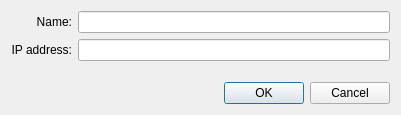
<?xml version="1.0" encoding="UTF-8"?>
<ui version="4.0">
 <class>NetworkDefinitionDialog</class>
 <widget class="QDialog" name="NetworkDefinitionDialog">
  <property name="geometry">
   <rect>
    <x>0</x>
    <y>0</y>
    <width>400</width>
    <height>115</height>
   </rect>
  </property>
  <property name="windowTitle">
   <string>Node definition</string>
  </property>
  <layout class="QGridLayout" name="gridLayout">
   <item row="0" column="0">
    <widget class="QLabel" name="labelName">
     <property name="text">
      <string>Name:</string>
     </property>
     <property name="alignment">
      <set>Qt::AlignRight|Qt::AlignTrailing|Qt::AlignVCenter</set>
     </property>
    </widget>
   </item>
   <item row="0" column="1">
    <widget class="QLineEdit" name="m_Name">
     <property name="maxLength">
      <number>32</number>
     </property>
    </widget>
   </item>
   <item row="1" column="0">
    <widget class="QLabel" name="labelIp">
     <property name="text">
      <string>IP address:</string>
     </property>
     <property name="alignment">
      <set>Qt::AlignRight|Qt::AlignTrailing|Qt::AlignVCenter</set>
     </property>
    </widget>
   </item>
   <item row="1" column="1">
    <widget class="QLineEdit" name="m_Ip"/>
   </item>
   <item row="2" column="0" colspan="2">
    <spacer name="verticalSpacer">
     <property name="orientation">
      <enum>Qt::Vertical</enum>
     </property>
     <property name="sizeHint" stdset="0">
      <size>
       <width>379</width>
       <height>13</height>
      </size>
     </property>
    </spacer>
   </item>
   <item row="3" column="0" colspan="2">
    <widget class="QDialogButtonBox" name="m_ButtonBox">
     <property name="standardButtons">
      <set>QDialogButtonBox::Cancel|QDialogButtonBox::Ok</set>
     </property>
    </widget>
   </item>
  </layout>
 </widget>
 <layoutdefault spacing="6" margin="11"/>
 <resources/>
 <connections>
  <connection>
   <sender>m_ButtonBox</sender>
   <signal>accepted()</signal>
   <receiver>NetworkDefinitionDialog</receiver>
   <slot>accept()</slot>
   <hints>
    <hint type="sourcelabel">
     <x>199</x>
     <y>94</y>
    </hint>
    <hint type="destinationlabel">
     <x>199</x>
     <y>57</y>
    </hint>
   </hints>
  </connection>
  <connection>
   <sender>m_ButtonBox</sender>
   <signal>rejected()</signal>
   <receiver>NetworkDefinitionDialog</receiver>
   <slot>reject()</slot>
   <hints>
    <hint type="sourcelabel">
     <x>199</x>
     <y>94</y>
    </hint>
    <hint type="destinationlabel">
     <x>199</x>
     <y>57</y>
    </hint>
   </hints>
  </connection>
 </connections>
</ui>
